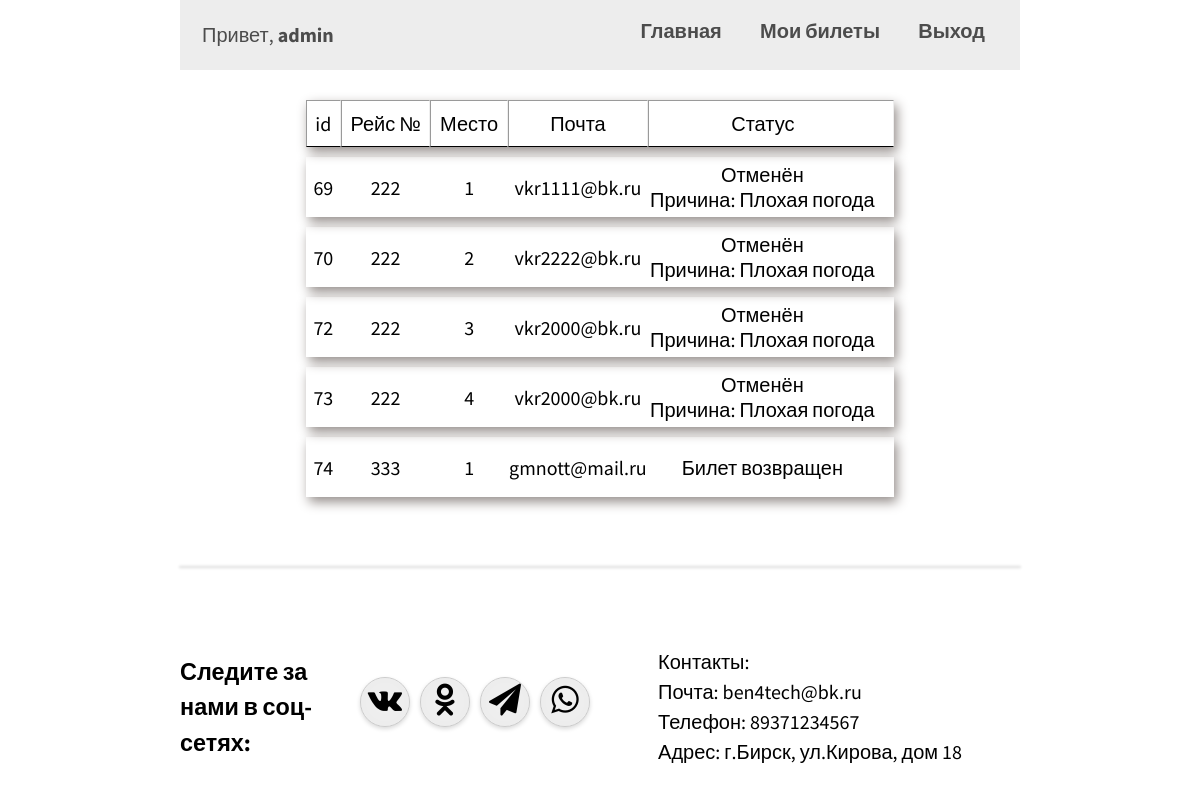
/sitePHP/www/s226348.h1n.ru/vivod.php (signed in), run on the app's committed database.
### tables this page shows
CREATE TABLE `ticket1` (
  `id_ticket` int(11) NOT NULL AUTO_INCREMENT,
  `id_mar` int(11) NOT NULL,
  `mesto` int(15) NOT NULL,
  `last_name` varchar(30) NOT NULL,
  `first_name` varchar(30) NOT NULL,
  `email` varchar(30) NOT NULL,
  `status` tinyint(1) DEFAULT NULL,
  PRIMARY KEY (`id_ticket`),
  KEY `id_marsh` (`id_mar`),
  KEY `id_mar` (`id_mar`),
  CONSTRAINT `ticket1_ibfk_1` FOREIGN KEY (`id_mar`) REFERENCES `marshrut1` (`id_marsh`) ON DELETE CASCADE ON UPDATE CASCADE
);

CREATE TABLE `reis1` (
  `id_reisa` int(11) NOT NULL AUTO_INCREMENT,
  `number` int(11) NOT NULL,
  `otkuda` varchar(20) NOT NULL,
  `kuda` varchar(20) NOT NULL,
  `dateotp` date NOT NULL,
  `timeotp` time NOT NULL,
  `dateprib` date NOT NULL,
  `timeprib` time NOT NULL,
  `mestost` int(11) NOT NULL,
  `price` int(11) NOT NULL,
  PRIMARY KEY (`id_reisa`)
);

CREATE TABLE `marshrut1` (
  `id_marsh` int(11) NOT NULL AUTO_INCREMENT,
  `id_reis` int(23) NOT NULL,
  `id_avt` int(23) DEFAULT NULL,
  `id_vod` int(11) DEFAULT NULL,
  `status` varchar(11) DEFAULT NULL,
  `description` varchar(100) DEFAULT NULL,
  PRIMARY KEY (`id_marsh`),
  KEY `id_reisa` (`id_reis`),
  KEY `id_avt` (`id_avt`),
  KEY `id_vod` (`id_vod`),
  CONSTRAINT `marshrut1_ibfk_1` FOREIGN KEY (`id_reis`) REFERENCES `reis1` (`id_reisa`) ON DELETE CASCADE ON UPDATE CASCADE,
  CONSTRAINT `marshrut1_ibfk_2` FOREIGN KEY (`id_avt`) REFERENCES `avtobus1` (`id_avto`) ON DELETE CASCADE ON UPDATE CASCADE,
  CONSTRAINT `marshrut1_ibfk_3` FOREIGN KEY (`id_vod`) REFERENCES `voditeli1` (`id`) ON DELETE CASCADE ON UPDATE CASCADE
);

### sitePHP/www/s226348.h1n.ru/vivod.php (the view, shortened to what this page needs)
<?php
require_once("header.php");
?>
<?php
require_once("dbconnect.php");
$mail = $_SESSION['email'];
  $result = $mysqli->query("SELECT ticket1.id_ticket, marshrut1.id_marsh, reis1.id_reisa, reis1.number, ticket1.id_mar, ticket1.mesto, ticket1.email, ticket1.status AS ticketstatus, marshrut1.status, marshrut1.description FROM ticket1, marshrut1, reis1 WHERE ticket1.id_mar = marshrut1.id_marsh AND marshrut1.id_reis = reis1.id_reisa AND ticket1.email like '%$mail%'");
  echo "<div class='tableup tablvivod'><table class='table' border='1'><tr><th>id</th><th>Рейс №</th><th>Место</th><th>Почта</th><th class='noneline1'>Статус</th><th class='noneline'></th></tr>";
     foreach($result as $row){
     echo "<tr>";
     echo "<td class='bor'>" . $row["id_ticket"] . "</td>";
     echo "<td class='bor'>" . $row["number"] . "</td>";
     echo "<td class='bor'>" . $row["mesto"] . "</td>";
     echo "<td class='bor'>" . $row["email"] . "</td>";
     if($row["status"] == 'Отменён'){
         echo "<td class='bor'> Отменён<br> Причина: " . $row["description"] . "</td>";
     }
     elseif ($row["ticketstatus"] == 1){
         echo "<td class='bor'> Билет возвращен</td>";
     } else {
        echo "<td class='bor'> Куплено </td>";
        echo "<td><form action='delete.php' method='post'>
     <input type='hidden' name='id' value='" . $row["id_ticket"] . "' />
     <input type='submit' onClick=\"javascript: return confirm('Вы действительно хотите вернуть билет?');\" value='Вернуть' class='btn'>
     </form></td>";
     }
     echo "</tr>";
     }
     echo "</table></div>";
?>
<?php
    require_once("footer.php");
?>

### sitePHP/www/s226348.h1n.ru/css/styles.css (style rules this page uses)
* { margin:0; padding:0; font-family: 'Source Sans Pro', sans-serif; }
body { width:70%; margin:0px auto; }
body,html,#map { height: 75%; margin:0px auto; }
.table { border-spacing: 0 10px; font-family: "Lucida Sans Unicode", "Lucida Grande", Sans-Serif; font-size: 14px; background: white; max-width: 70%; width: 70%; text-align: center; margin-top:20px; border:none; }
.tableup { display: flex; justify-content: center; }
.bor { border:0; text-align: center; height: 60px; }
.noneline { border-left:none; }
.noneline1 { border-right:none; }
th { font-weight: normal; color: #000; border-bottom: 1px solid #000; padding: 10px 8px; font-size:20px; }
td { color: #000; padding:0; transition: .3s linear; font-size:20px; border: none; }
tr { box-shadow: 3px 5px 11px #958E8B; }
.tablvivod { padding-top:70px; }

### data on the page
ticket1: id_ticket "69", reis1.number "222", mesto "1", email "vkr1111@bk.ru", id_mar.description "Плохая погода"
ticket1: id_ticket "70", reis1.number "222", mesto "2", email "vkr2222@bk.ru", id_mar.description "Плохая погода"
ticket1: id_ticket "72", reis1.number "222", mesto "3", email "vkr2000@bk.ru", id_mar.description "Плохая погода"
ticket1: id_ticket "73", reis1.number "222", mesto "4", email "vkr2000@bk.ru", id_mar.description "Плохая погода"
ticket1: id_ticket "74", reis1.number "333", mesto "1", email "gmnott@mail.ru", status "Билет возвращен"

### other printed values
$_SESSION['first_name'] "admin"
